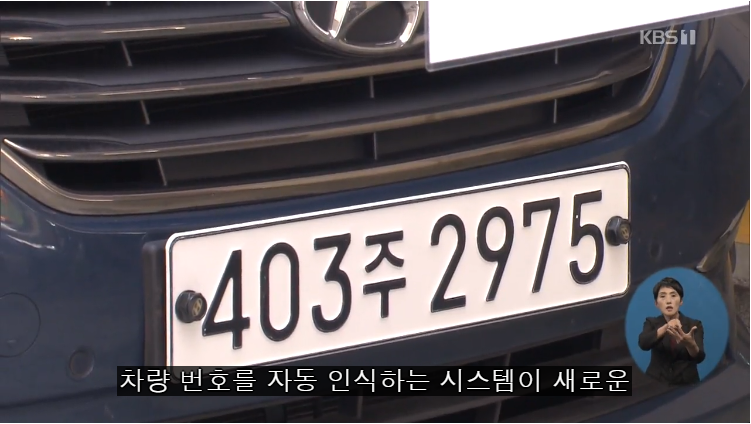
#> input picture base/403_2975.PNG, 751 x 424 px; its folder holds only this picture in this run
$ python test_tesseract_lpr.py
#> lines starting #> are read from the running program, lines starting #| are printed output that depends on the picture; after the words box and inside, x2 and y2 are one past the last pixel; in counts of white or black regions, pixels touching at a corner belong together
#!/usr/bin/etc python

import os
import cv2
import numpy as np
import pytesseract
from PIL import Image
from PIL import ImageEnhance

import time

pytesseract.pytesseract.tesseract_cmd = r"C:\Program Files\Tesseract-OCR\tesseract.exe"

class Recognition():
     def ExtractNumber(self, filename):
#> called with filename = '403_2975.PNG'
          print(filename)
          # print('../../../DATASETS/lp_korea/' + filename)
          t0 = time.time()
          img = cv2.imread('./base/'+filename, cv2.IMREAD_COLOR)
#> img is the input picture: shape (424, 751, 3); mean B, G, R 92.6, 88.3, 92.9
          # img = cv2.imread('../../DATASETS/lp_kor/google/' + filename, cv2.IMREAD_COLOR)
          copy_img=img.copy()
          copy_img2 = img.copy()
          img2=cv2.cvtColor(img,cv2.COLOR_BGR2GRAY)
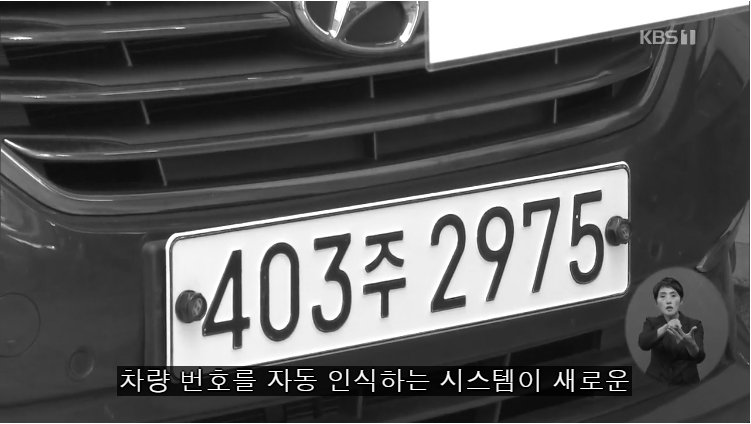
#> img2: shape (424, 751); min 0, max 255, mean 90.2
          # blur = cv2.GaussianBlur(img2,(3,3),0)
          # blur = cv2.medianBlur(img2, 1)
          blur = cv2.bilateralFilter(img2, 9, 75, 75)
          canny=cv2.Canny(blur,50,50)
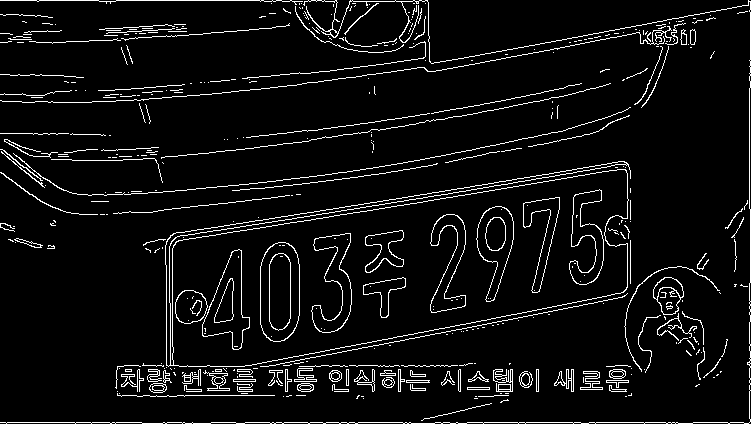
#> canny: shape (424, 751); 6% white in thin lines or dots
          cv2.imwrite('./canny/'+filename, canny)
          contours,hierarchy  = cv2.findContours(canny, cv2.RETR_TREE, cv2.CHAIN_APPROX_SIMPLE)
#> contours = 523 contours, 409 with area under 20; largest, box (x1, y1, x2, y2) and area: (165, 161, 631, 367) 60542, (172, 169, 629, 367) 58521, (260, 242, 300, 342) 3415, (260, 242, 300, 342) 3382, (202, 249, 250, 350) 2372

          box1=[]
          f_count=0
          select=0
          plate_width=0

          for i in range(len(contours)):
               cnt=contours[i]
               area = cv2.contourArea(cnt)
               x,y,w,h = cv2.boundingRect(cnt)
               rect_area=w*h  #area size
               aspect_ratio = float(w)/h # ratio = width/height

               # box size
               if (aspect_ratio>=0.2)and(aspect_ratio<1.0)and(rect_area>=2000)and(rect_area<=5000):
               # if  (aspect_ratio>=0.2)and(aspect_ratio<=1.0)and(rect_area>=500)and(rect_area<=3000):
                    cv2.rectangle(img,(x,y),(x+w,y+h),(0,255,0),1)
                    box1.append(cv2.boundingRect(cnt))
#> this loop made 523 passes
#> (area, x, y, w, h, rect_area, aspect_ratio) on passes 21 to 23: (42, 467, 387, 23, 3, 69, 7.67), (40, 609, 385, 18, 7, 126, 2.57), (36.5, 609, 385, 17, 7, 119, 2.43)
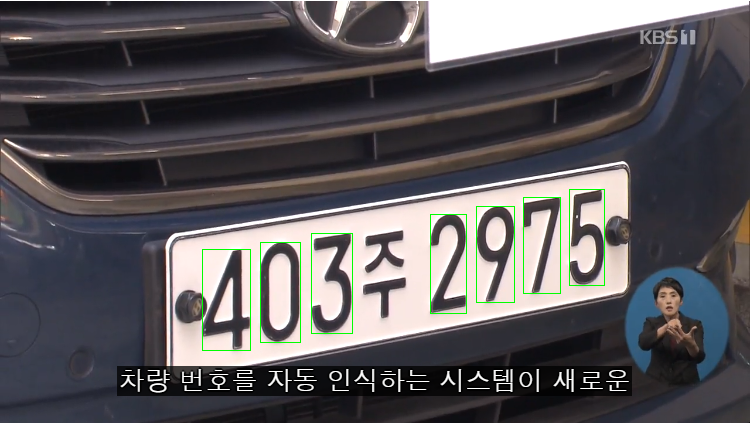
#> img: shape (424, 751, 3); 0.6% of pixels changed, all inside (x1, y1, x2, y2) = (202, 189, 605, 351)
#> after the loop, box1 = 14 items, first 6: (202, 249, 48, 101), (202, 249, 48, 101), (260, 242, 40, 100), (260, 242, 40, 100), (311, 233, 41, 100), (311, 233, 41, 100)
          for i in range(len(box1)): ##Buble Sort on python
               for j in range(len(box1)-(i+1)):
                    if box1[j][0]>box1[j+1][0]:
                         temp=box1[j]
                         box1[j]=box1[j+1]
                         box1[j+1]=temp
#> this loop made 14 passes
          print(box1)
#> (printed output is left out)

          # to find number plate measureing length between rectangles
          for m in range(len(box1)):
               count=0
               for n in range(m+1,(len(box1)-1)):
                    delta_x=abs(box1[n+1][0]-box1[m][0])
                    if delta_x > 150:
                         break
                    delta_y =abs(box1[n+1][1]-box1[m][1])
                    if delta_x ==0:
                         delta_x=1
                    if delta_y ==0:
                         delta_y=1
                    gradient =float(delta_y) /float(delta_x)
                    if gradient<0.25:
                        count=count+1
               # measure number plate size
               if count > f_count:
                    select = m
                    f_count = count
                    plate_width=delta_x
#> this loop made 14 passes
#> (select, f_count, plate_width) on passes 1, 7: (0, 4, 228), (6, 6, 139)
#> after the loop, f_count = 6; plate_width = 139; select = 6
          cv2.imwrite('./snake/' + filename,img)

          # crop size
          print("box1",box1[select])
#| box1 (430, 214, 36, 99)
          number_plate=copy_img[box1[select][1]-10:box1[select][3]+box1[select][1]+20,box1[select][0]-10:100+box1[select][0]+50]
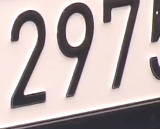
#> number_plate: shape (129, 160, 3); mean B, G, R 172.3, 174.2, 187.5
          # number_plate=copy_img[box1[select][1]-10:box1[select][3]+box1[select][1]+30,box1[select][0]-150:100+box1[select][0]+150]
          resize_plate=cv2.resize(number_plate,None,fx=1.8,fy=1.8,interpolation=cv2.INTER_CUBIC+cv2.INTER_LINEAR)
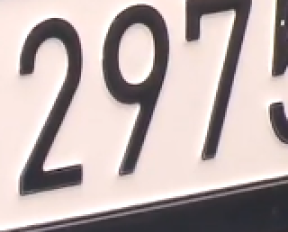
#> resize_plate: shape (232, 288, 3); mean B, G, R 172.4, 174.2, 187.6

          cv2.imshow('resize_'+filename, resize_plate)
          cv2.waitKey(0)

          ### RECOGNITION ###

          plate_gray=cv2.cvtColor(resize_plate,cv2.COLOR_BGR2GRAY)
          # tmp_plate = cv2.equalizeHist(plate_gray)
          tmp_plate = cv2.morphologyEx(plate_gray, cv2.MORPH_CLOSE, kernel=np.ones((3,3), np.uint8))
          # ret,th_plate = cv2.threshold(tmp_plate,150,255,cv2.THRESH_BINARY)

          # cv2.imwrite('./plate_th/' + filename, th_plate)
          _, img_th_plateresult = cv2.threshold(tmp_plate, thresh=0.0, maxval=255.0, type=cv2.THRESH_BINARY | cv2.THRESH_OTSU)
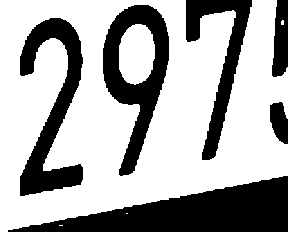
#> img_th_plateresult: shape (232, 288); 66.4% white; 6 black regions, box (x1, y1, x2, y2) and area: (8, 176, 288, 232) 8084, (20, 18, 83, 196) 4794, (103, 5, 169, 176) 4756, (186, 0, 252, 160) 3237, (272, 0, 288, 77) 994, (270, 102, 288, 144) 559
          # cv2.imwrite('./img_result/' + filename, th_plate)

          cv2.imwrite('./threshold/'+filename, img_th_plateresult)

          # result = pytesseract.image_to_string(Image.open('./plate_th/' + filename), lang='kor', config='--psm 7 --oem 2')
          result = pytesseract.image_to_string(img_th_plateresult, lang='kor_lp_gen', config='--psm 7 --oem 2')
          # print(result)
          result_chars = ''; result_idx = 0
          for c in result:
               if (ord(c) >= ord('가') and ord(c) <= ord('힣')) or c.isdigit():
                    result_chars += c

          print("time: ", time.time() - t0)
          return(result_chars.replace(" ",""))


# filenames = os.listdir('../../DATASETS/lp_kor/google')
filenames = os.listdir('./base')
for filename in filenames:
     print(Recognition().ExtractNumber(filename))
#> (the call stopped at in ExtractNumber, `result = pytesseract.image_to_string(img_th_plateresult, lang='kor_lp_..`: pytesseract is not available in this run)
     print()

# filename = '31gj4150.bmp'
# Recognition().ExtractNumber(filename)
